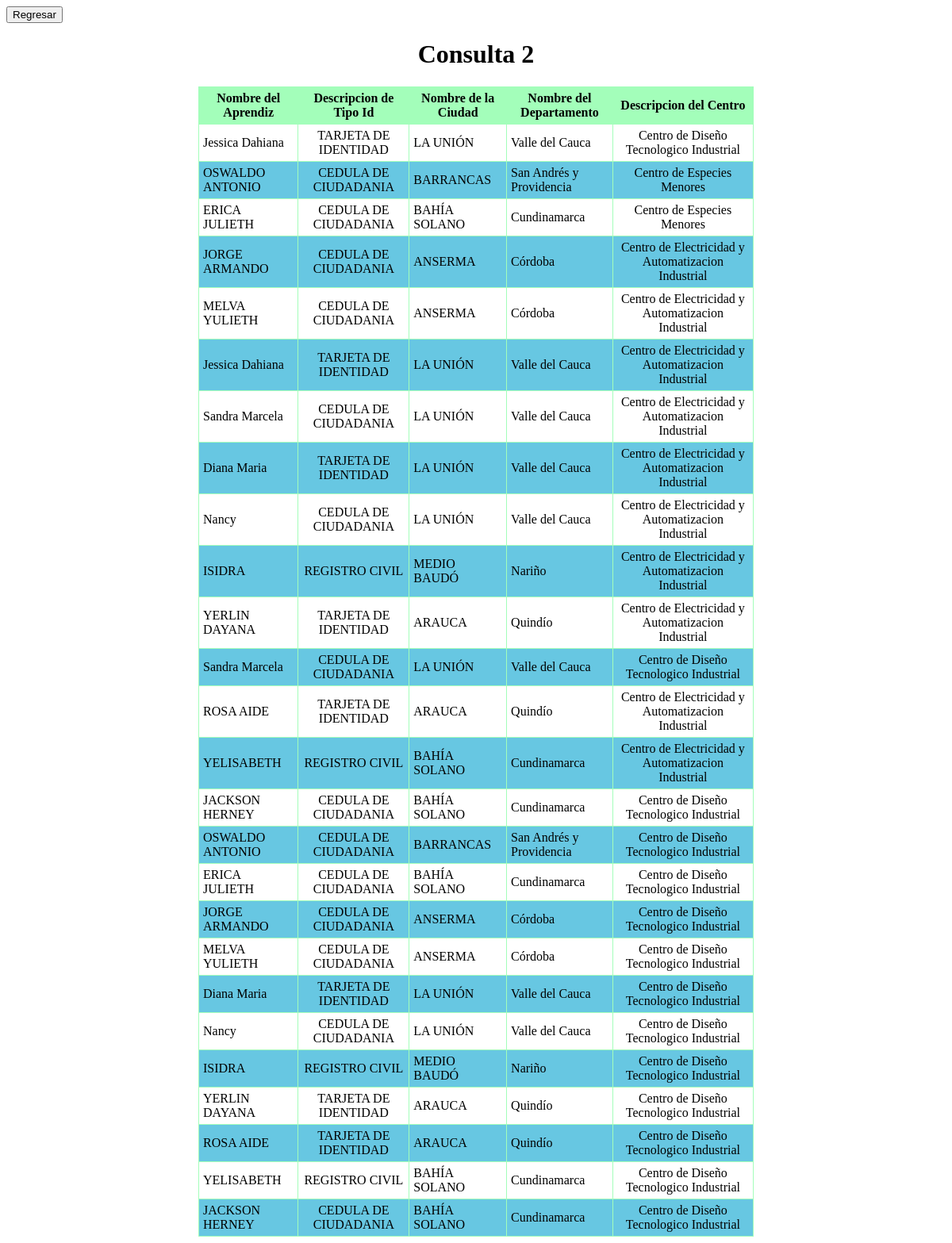
/consultasDoneya/consulta2/index.php, run on the app's committed database.
### tables this page shows
CREATE TABLE `aprendiz` (
  `id_apre` varchar(15) NOT NULL,
  `nom_apre` varchar(50) default NULL,
  `apel_aprn` varchar(50) default NULL,
  `cod_ciudad` varchar(10) NOT NULL,
  `cod_tipo_id` varchar(10) NOT NULL,
  `cod_rh` varchar(15) NOT NULL,
  `genero` varchar(5) default NULL,
  `edad` varchar(5) default NULL,
  `telefono_apre` varchar(20) default NULL,
  PRIMARY KEY  (`id_apre`),
  KEY `cod_ciudad` (`cod_ciudad`),
  KEY `cod_tipo_id` (`cod_tipo_id`),
  KEY `cod_rh` (`cod_rh`),
  CONSTRAINT `aprendiz_ibfk_1` FOREIGN KEY (`cod_ciudad`) REFERENCES `ciudad` (`cod_ciudad`),
  CONSTRAINT `aprendiz_ibfk_2` FOREIGN KEY (`cod_tipo_id`) REFERENCES `tipo_id` (`cod_tipo_id`),
  CONSTRAINT `aprendiz_ibfk_3` FOREIGN KEY (`cod_rh`) REFERENCES `rh` (`cod_rh`)
);

CREATE TABLE `tipo_id` (
  `cod_tipo_id` varchar(80) NOT NULL default '',
  `des_tipo_id` varchar(40) default NULL,
  `tipo_doc` varchar(40) default NULL,
  PRIMARY KEY  (`cod_tipo_id`)
);

CREATE TABLE `ciudad` (
  `cod_ciudad` varchar(30) NOT NULL default '',
  `nom_ciudad` varchar(100) default NULL,
  `cod_depto` varchar(15) default NULL,
  `habitantes` varchar(15) default NULL,
  PRIMARY KEY  (`cod_ciudad`),
  KEY `cod_depto` (`cod_depto`),
  CONSTRAINT `ciudad_ibfk_1` FOREIGN KEY (`cod_depto`) REFERENCES `depto` (`cod_depto`)
);

CREATE TABLE `depto` (
  `cod_depto` varchar(40) NOT NULL default '',
  `nom_depto` varchar(30) default NULL,
  PRIMARY KEY  (`cod_depto`)
);

CREATE TABLE `centro` (
  `cod_centro` varchar(40) NOT NULL default '',
  `desc_centro` varchar(80) default NULL,
  `tel` varchar(15) default NULL,
  `dir` varchar(30) default NULL,
  `cod_ciudad` varchar(80) default NULL,
  PRIMARY KEY  (`cod_centro`),
  KEY `cod_ciudad` (`cod_ciudad`),
  CONSTRAINT `centro_ibfk_1` FOREIGN KEY (`cod_ciudad`) REFERENCES `ciudad` (`cod_ciudad`)
);

### consultasDoneya/consulta2/view/viewClass.php (called while the page is built, shortened)
<?php
class viewClass {
    static public function renderHTML($view, $args = NULL) {
        include_once 'templates/' . $view;
    }
}

### consultasDoneya/consulta2/index.php (called while the page is built, shortened)
<?php
include_once '../../librerias/dataBaseClass.php';
$controller = new controllerClass();
$controller->index();
?>

### librerias/dataBaseClass.php (called while the page is built, shortened)
<?php
class dataBaseClass {
  static private $host = 'localhost';
  static private $port = 3306,
          $dbname = 'desercion',
          $user = 'root',
          $password = '',
          $driver = 'mysql',
          $instance = NULL;
  static public function getInstance() {
    return self::$instance;
  }
  static private function connect() {
    try {
      $dsn = self::$driver
              . ':host='. self::$host
              . ';port=' . self::$port
              . ';dbname=' . self::$dbname;
      self::$instance = new PDO($dsn, self::$user, self::$password);
      return true;
    } catch (PDOException $e) {
      echo $e->getMessage();
    }
  }
}

### consultasDoneya/consulta2/model/modelClass.php (called while the page is built)
<?php
class modelClass {
    static public function getAll() {
        try {
            $sql = "SELECT nom_apre, des_tipo_id, nom_ciudad, nom_depto, desc_centro
FROM aprendiz, desercion, ciudad, tipo_id, depto, centro, ficha, causa_desercion
WHERE desercion.cod_causa=causa_desercion.cod_causa
and desercion.id_apre=aprendiz.id_apre
and desercion.num_ficha=ficha.num_ficha
and aprendiz.cod_tipo_id=tipo_id.cod_tipo_id
and aprendiz.cod_ciudad=ciudad.cod_ciudad
and ciudad.cod_depto=depto.cod_depto
and ficha.cod_centro=centro.cod_centro";
            return dataBaseClass::getInstance()->query($sql)->fetchAll(PDO::FETCH_ASSOC);
        } catch (PDOException $e) {
            return $e;
        }
    }
}
?>

### consultasDoneya/consulta2/view/templates/index.php (the view, shortened to what this page needs)
<!DOCTYPE html>
<html lang="es">
    <head>
        <link rel="stylesheet" media="screen" href="css/main.css">
    </head>
    <body>
        <a align="right" href="../../../../Taller-2/"><button>Regresar</button></a>
    <center>
        <h1>Consulta 2</h1>
        <table id="tblContenido">
            <thead>
                <tr>
                    <th>Nombre del Aprendiz</th>
                    <th>Descripcion de Tipo Id</th>
                    <th>Nombre de la Ciudad</th>
                    <th>Nombre del Departamento</th>
                    <th>Descripcion del Centro</th>
                </tr>
            </thead>
            <tbody>
                <?php foreach ($datos as $row): ?>
                    <tr>
                        <td> <?php echo $row['nom_apre'] ?></td>
                        <td> <?php echo $row['des_tipo_id'] ?></td>
                        <td><?php echo $row['nom_ciudad'] ?></td>
                        <td><?php echo $row['nom_depto'] ?></td>
                        <td><?php echo $row['desc_centro'] ?></td>
                    </tr>
                <?php endforeach ?>
            </tbody>
        </table>
    </body>
</html>

### consultasDoneya/consulta2/css/main.css (style rules this page uses)
#tblContenido { border: solid red 1px; width: 700px; border-spacing: 10px; border-collapse: collapse; }
#tblContenido thead tr th { background-color: #A3FEBA; }
#tblContenido tbody tr td, #tblContenido thead tr th { margin: 0px; padding: 0px; border: solid #A3FEBA 1px; padding: 5px; }
#tblContenido tbody tr:nth-child(2n) { background-color: #67C7E2; }
#tblContenido tbody tr td:last-child, #tblContenido tbody tr td:nth-child(2) { text-align: center; }

### data on the page
aprendiz: nom_apre "Jessica Dahiana", cod_tipo.des_tipo_id "TARJETA DE IDENTIDAD", cod_ciudad.nom_ciudad "LA UNIÓN", depto.nom_depto "Valle del Cauca", centro.desc_centro "Centro de Diseño Tecnologico Industrial", centro.desc_centro "Centro de Electricidad y Automatizacion Industrial"
aprendiz: nom_apre "OSWALDO ANTONIO", cod_tipo.des_tipo_id "CEDULA DE CIUDADANIA", cod_ciudad.nom_ciudad "BARRANCAS", depto.nom_depto "San Andrés y Providencia", centro.desc_centro "Centro de Especies Menores", centro.desc_centro "Centro de Diseño Tecnologico Industrial"
aprendiz: nom_apre "ERICA JULIETH", cod_tipo.des_tipo_id "CEDULA DE CIUDADANIA", cod_ciudad.nom_ciudad "BAHÍA SOLANO", depto.nom_depto "Cundinamarca", centro.desc_centro "Centro de Especies Menores", centro.desc_centro "Centro de Diseño Tecnologico Industrial"
aprendiz: nom_apre "JORGE ARMANDO", cod_tipo.des_tipo_id "CEDULA DE CIUDADANIA", cod_ciudad.nom_ciudad "ANSERMA", depto.nom_depto "Córdoba", centro.desc_centro "Centro de Electricidad y Automatizacion Industrial", centro.desc_centro "Centro de Diseño Tecnologico Industrial"
aprendiz: nom_apre "MELVA YULIETH", cod_tipo.des_tipo_id "CEDULA DE CIUDADANIA", cod_ciudad.nom_ciudad "ANSERMA", depto.nom_depto "Córdoba", centro.desc_centro "Centro de Electricidad y Automatizacion Industrial", centro.desc_centro "Centro de Diseño Tecnologico Industrial"
aprendiz: nom_apre "Sandra Marcela", cod_tipo.des_tipo_id "CEDULA DE CIUDADANIA", cod_ciudad.nom_ciudad "LA UNIÓN", depto.nom_depto "Valle del Cauca", centro.desc_centro "Centro de Electricidad y Automatizacion Industrial", centro.desc_centro "Centro de Diseño Tecnologico Industrial"
aprendiz: nom_apre "Diana Maria", cod_tipo.des_tipo_id "TARJETA DE IDENTIDAD", cod_ciudad.nom_ciudad "LA UNIÓN", depto.nom_depto "Valle del Cauca", centro.desc_centro "Centro de Electricidad y Automatizacion Industrial", centro.desc_centro "Centro de Diseño Tecnologico Industrial"
aprendiz: nom_apre "Nancy", cod_tipo.des_tipo_id "CEDULA DE CIUDADANIA", cod_ciudad.nom_ciudad "LA UNIÓN", depto.nom_depto "Valle del Cauca", centro.desc_centro "Centro de Electricidad y Automatizacion Industrial", centro.desc_centro "Centro de Diseño Tecnologico Industrial"
aprendiz: nom_apre "ISIDRA", cod_tipo.des_tipo_id "REGISTRO CIVIL", cod_ciudad.nom_ciudad "MEDIO BAUDÓ", depto.nom_depto "Nariño", centro.desc_centro "Centro de Electricidad y Automatizacion Industrial", centro.desc_centro "Centro de Diseño Tecnologico Industrial"
aprendiz: nom_apre "YERLIN DAYANA", cod_tipo.des_tipo_id "TARJETA DE IDENTIDAD", cod_ciudad.nom_ciudad "ARAUCA", depto.nom_depto "Quindío", centro.desc_centro "Centro de Electricidad y Automatizacion Industrial", centro.desc_centro "Centro de Diseño Tecnologico Industrial"
aprendiz: nom_apre "ROSA AIDE", cod_tipo.des_tipo_id "TARJETA DE IDENTIDAD", cod_ciudad.nom_ciudad "ARAUCA", depto.nom_depto "Quindío", centro.desc_centro "Centro de Electricidad y Automatizacion Industrial", centro.desc_centro "Centro de Diseño Tecnologico Industrial"
aprendiz: nom_apre "YELISABETH", cod_tipo.des_tipo_id "REGISTRO CIVIL", cod_ciudad.nom_ciudad "BAHÍA SOLANO", depto.nom_depto "Cundinamarca", centro.desc_centro "Centro de Electricidad y Automatizacion Industrial", centro.desc_centro "Centro de Diseño Tecnologico Industrial"
aprendiz: nom_apre "JACKSON HERNEY", cod_tipo.des_tipo_id "CEDULA DE CIUDADANIA", cod_ciudad.nom_ciudad "BAHÍA SOLANO", depto.nom_depto "Cundinamarca", centro.desc_centro "Centro de Diseño Tecnologico Industrial"
